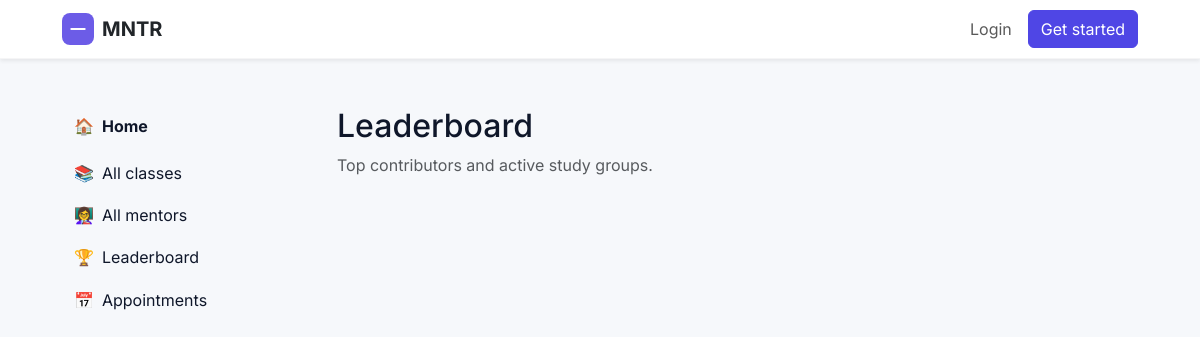
The app's page /leaderboard/, older data.
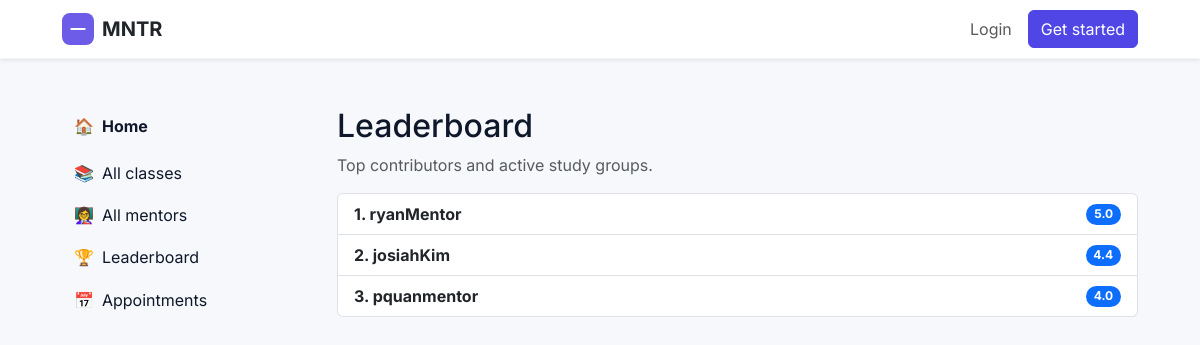
The same page, newer data.
### accounts/models.py (models this page shows, shortened)
class Mentor(models.Model):
    user = models.OneToOneField(User, on_delete=models.CASCADE, related_name='mentor_profile')
    bio = models.TextField(blank=True)
    subjects = models.CharField(max_length=300, blank=True)
    class_codes = models.CharField(max_length=300, blank=True, default="")
    approved = models.BooleanField(default=False)
    rating = models.DecimalField(max_digits=3, decimal_places=2, null=True, blank=True)
    avatar = models.ImageField(upload_to='mentor_avatars/', null=True, blank=True)
    created_at = models.DateTimeField(auto_now_add=True)

### accounts/views.py (the view)
# urls.py: path('leaderboard/', views.leaderboard, name='leaderboard'),
def leaderboard(request):
    leaders = (
        Mentor.objects.filter(approved=True)
        .annotate(effective_rating=Coalesce('rating', Value(0, output_field=DecimalField()), output_field=DecimalField()))
        .annotate(capped_rating=Least(Value(5, output_field=DecimalField()), F('effective_rating'), output_field=DecimalField()))
        .select_related('user')
        .order_by('-capped_rating')[:10]
    )
    return render(request, 'leaderboard.html', {'leaders': leaders})

### templates/leaderboard.html
{% extends 'base.html' %}
{% block content %}
  <div class="mt-4">
    <h2>Leaderboard</h2>
    <p class="text-muted">Top contributors and active study groups.</p>
    <ul class="list-group mt-3">
      {% for mentor in leaders %}
        <li class="list-group-item d-flex justify-content-between align-items-center">
          <div><strong>{{ forloop.counter }}. {{ mentor.user.username }}</strong></div>
          <span class="badge bg-primary rounded-pill">{{ mentor.capped_rating|floatformat:1 }}</span>
        </li>
      {% endfor %}
    </ul>
  </div>
{% endblock %}

Row changes from the older to the newer data that the page shows:
added Mentor: user.username "ryanMentor", capped_rating "5.0"
added Mentor: user.username "josiahKim", capped_rating "4.4"
now on this page (row edited): Mentor: user.username "pquanmentor", capped_rating "4.0"
